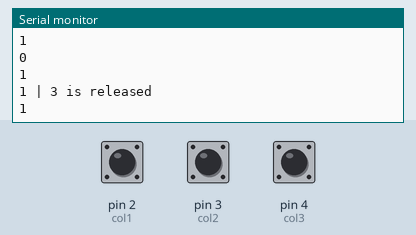
Simulated run of this sketch. Board: SparkFun Pro Micro, built with avr-gcc and run on an emulated ATmega32U4. On the bench: the last lines printed to the serial monitor. Inputs (shaded band) come from the test bench; at power-on: pin 2 (col1) HIGH, pin 3 (col2) HIGH, pin 4 (col3) HIGH.

Above: at 1.2 s.
1.3 s: pin 2 (col1) pulled LOW for 0.15 s
At 1.45 s:
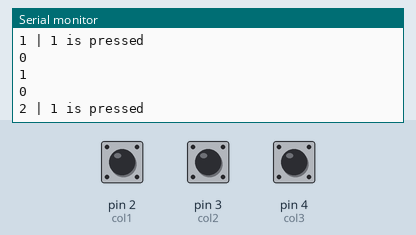
2.9 s: pin 3 (col2) pulled LOW for 0.15 s
At 3.6 s:
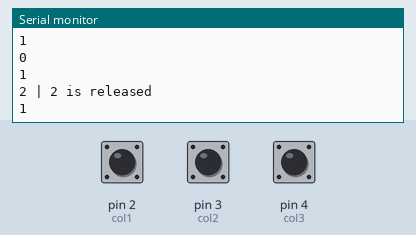
4.5 s: pin 4 (col3) pulled LOW for 0.15 s
At 4.65 s:
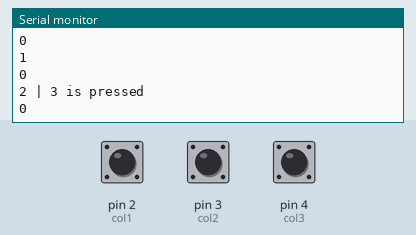
Timing chart, 0 to 7.5 s (numbered marks = the images above; inputs shaded):
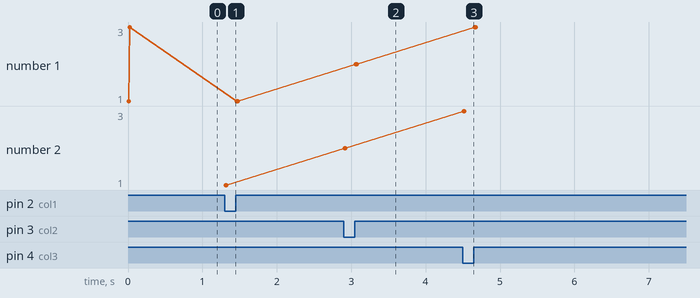

Measured:
- after the input at 1.3 s, the serial monitor: prints a new line at once (image 1)
- after the input at 2.9 s, the serial monitor: prints a new line at once (image 2)
- after the input at 4.5 s, the serial monitor: prints a new line at once (image 3)
- plotted number 1: 2 → 3 after the input at 4.5 s
- plotted number 2: 2 → 3 after the input at 4.5 s

The sketch:

Dot2.ino
```cpp
  #include <MIDIUSB.h>
int lastcol11;
int lastcol12 = 1;
int lastcol13;
int lastcol14;
int lastcol15;
int lastcol16;
int lastcol17;
int lastcol18;

int lastcol21 = 1;
int lastcol22 = 1;
int lastcol23 = 1;
int lastcol24 = 1;
int lastcol25 = 1;
int lastcol26 = 1;
int lastcol27 = 1;
int lastcol28 = 1;

int col1 = 2;
int col2 = 3;
int col3 = 4;
int col4 = 5;
int col5 = 6;
int col6 = 7;
int col7 = 8;
int col8 = 9;
int row1 = 14;
int row2 = 15;
void setup() {
Serial.begin(9600);
pinMode(col1, INPUT_PULLUP);
pinMode(col2, INPUT_PULLUP);
pinMode(col3, INPUT_PULLUP);
pinMode(col4, INPUT_PULLUP);
pinMode(col5, INPUT_PULLUP);
pinMode(col6, INPUT_PULLUP);
pinMode(col7, INPUT_PULLUP);
pinMode(col8, INPUT_PULLUP);
pinMode(row1, OUTPUT);
pinMode(row2, OUTPUT);
Serial.println("----------+----------");
Serial.println("Begin der Matrix");
Serial.println("----------+----------");

}

void loop() {
  for(int dings = 0; dings <2; dings++)
  {
    setrow(dings + 1);
    delay(1);
    readcol(dings + 1);
  }
}

void setrow(int zahl){
  switch(zahl){
    case 1:
      digitalWrite(row1, LOW);
      digitalWrite(row2, HIGH);

      break;

    case 2:
      digitalWrite(row1, HIGH);
      digitalWrite(row2, LOW);
      break;
  }
}

void readcol(int row) {
  switch(row){
    case 1:
      if(lastcol11 != digitalRead(col1)){
        delay(10);
        Serial.println(lastcol11);
        Serial.println(digitalRead(col1));


        //col1

        if(digitalRead(col1) == LOW){
          Serial.print(row);
          Serial.print(" | ");
          Serial.println("1 is pressed");
          lastcol11 = digitalRead(col1);
          Serial.println(lastcol11);
          Serial.println();
          break;
        }
        if(digitalRead(col1) == HIGH){
          Serial.print(row);
          Serial.print(" | ");
          Serial.println("1 is released");
          lastcol11 = digitalRead(col1);
          Serial.println(lastcol11);
          Serial.println();
          break;
        }
      }


      //COL 2

      if(lastcol12 != digitalRead(col2)){
        delay(10);
        Serial.println(lastcol12);
        Serial.println(digitalRead(col2));


        if(digitalRead(col2) == LOW){
          Serial.print(row);
          Serial.print(" | ");
          Serial.println("2 is pressed");
          lastcol12 = digitalRead(col2);
          Serial.println(lastcol12);
          Serial.println();
          break;
        }
        if(digitalRead(col2) == HIGH){
          Serial.print(row);
          Serial.print(" | ");
          Serial.println("2 is released");
          lastcol12 = digitalRead(col2);
          Serial.println(lastcol12);
          Serial.println();
          break;
        }
      }

      //COL 3

      if(lastcol13 != digitalRead(col3)){
        delay(10);
        Serial.println(lastcol13);
        Serial.println(digitalRead(col3));


        if(digitalRead(col3) == LOW){
          Serial.print(row);
          Serial.print(" | ");
          Serial.println("3 is pressed");
          lastcol13 = digitalRead(col3);
          Serial.println(lastcol13);
          Serial.println();
          break;
        }
        if(digitalRead(col3) == HIGH){
          Serial.print(row);
          Serial.print(" | ");
          Serial.println("3 is released");
          lastcol13 = digitalRead(col3);
          Serial.println(lastcol13);
          Serial.println();
          break;
        }
      }
      break;


    //REIHEEEEEEEEEEE 2

    case 2:
      if(lastcol21 != digitalRead(col1)){
        delay(10);
        Serial.println(lastcol21);
        Serial.println(digitalRead(col1));


        //col1

        if(digitalRead(col1) == LOW){
          Serial.print(row);
          Serial.print(" | ");
          Serial.println("1 is pressed");
          lastcol21 = digitalRead(col1);
          Serial.println();
          break;
        }
        if(digitalRead(col1) == HIGH){
          Serial.print(row);
          Serial.print(" | ");
          Serial.println("1 is released");
          lastcol21 = digitalRead(col1);
          Serial.println(lastcol21);
          Serial.println();
          break;
        }
      }


      //COL2

      if(lastcol22 != digitalRead(col2)){
          delay(10);
          Serial.println(lastcol22);
          Serial.println(digitalRead(col2));


          if(digitalRead(col2) == LOW){
            Serial.print(row);
            Serial.print(" | ");
            Serial.println("2 is pressed");
            lastcol22 = digitalRead(col2);
            Serial.println(lastcol22);
            Serial.println();
            break;
          }
          if(digitalRead(col2) == HIGH){
            Serial.print(row);
            Serial.print(" | ");
            Serial.println("2 is released");
            lastcol22 = digitalRead(col2);
            Serial.println(lastcol22);
            Serial.println();
            break;
          }
        }

        //COL 3

      if(lastcol23 != digitalRead(col3)){
        delay(10);
        Serial.println(lastcol23);
        Serial.println(digitalRead(col3));


        if(digitalRead(col3) == LOW){
          Serial.print(row);
          Serial.print(" | ");
          Serial.println("3 is pressed");
          lastcol23 = digitalRead(col3);
          Serial.println(lastcol23);
          Serial.println();
          break;
        }
        if(digitalRead(col3) == HIGH){
          Serial.print(row);
          Serial.print(" | ");
          Serial.println("3 is released");
          lastcol23 = digitalRead(col3);
          Serial.println(lastcol23);
          Serial.println();
          break;
        }
      }
      break;


  }
}


/////////////////////////////////////////////
// Arduino (pro)micro midi functions MIDIUSB Library
void noteOn(byte channel, byte pitch, byte velocity) {
  midiEventPacket_t noteOn = { 0x09, 0x90 | channel, pitch, velocity };
  MidiUSB.sendMIDI(noteOn);
}

void noteOff(byte channel, byte pitch, byte velocity) {
  midiEventPacket_t noteOff = { 0x08, 0x80 | channel, pitch, velocity };
  MidiUSB.sendMIDI(noteOff);
}

void controlChange(byte channel, byte control, byte value) {
  midiEventPacket_t event = { 0x0B, 0xB0 | channel, control, value };
  MidiUSB.sendMIDI(event);
}

void pitchBend(byte channel, int value) {
  byte lowValue = value & 0x7F;
  byte highValue = value >> 7;
  midiEventPacket_t pitchBend = { 0x0E, 0xE0 | channel, lowValue, highValue };
  MidiUSB.sendMIDI(pitchBend);
}


/*
if(lastcol21 != digitalRead(col1)){
        delay(1);

        //col1

        if(digitalRead(col1) == LOW){
        Serial.print(row);
        Serial.print(" | ");
        Serial.println("1 is pressed");
        lastcol21 = digitalRead(col1);
        Serial.println(lastcol21);
        break;
        }
        if(digitalRead(col1) == HIGH){
        Serial.print(row);
        Serial.print(" | ");
        Serial.println("1 is released");
        lastcol21 = digitalRead(col1);
        Serial.println(lastcol21);
        Serial.println();
        break;
        }
      }

      //col2

      if(lastcol22 != digitalRead(col2)){
        delay(1);

        if(digitalRead(col2) == LOW){
          Serial.print(row);
          Serial.print(" | ");
          Serial.println("2 is pressed");
          lastcol22 = digitalRead(col2);
          Serial.println(lastcol22);
          break;
        }
        if(digitalRead(col2) == HIGH){
          Serial.print(row);
          Serial.print(" | ");
          Serial.println("2 is released");
          lastcol22 = digitalRead(col2);
          Serial.println(lastcol22);
          Serial.println();
          break;
        }
      }

        //col3

      if(lastcol23 != digitalRead(col3)){
        delay(1);

        if(digitalRead(col3) == LOW){
          Serial.print(row);
          Serial.print(" | ");
          Serial.println("3 is pressed");
          lastcol23 = digitalRead(col3);
          Serial.println(lastcol23);
          break;
        }
        if(digitalRead(col3) == HIGH){
          Serial.print(row);
          Serial.print(" | ");
          Serial.println("3 is released");
          lastcol23 = digitalRead(col3);
          Serial.println(lastcol23);
          Serial.println();
        break;
        }
      }

        //col4

      if(lastcol24 != digitalRead(col4)){
        delay(25);

        if(digitalRead(col4) == LOW){
          Serial.print(row);
          Serial.print(" | ");
          Serial.println("4 is pressed");
          lastcol24 = digitalRead(col4);
          Serial.println(lastcol24);
          break;
        }
        if(digitalRead(col4) == HIGH){
          Serial.print(row);
          Serial.print(" | ");
          Serial.println("4 is released");
          lastcol24 = digitalRead(col4);
          Serial.println(lastcol24);
          Serial.println();
          break;
        }
      }

      //col5

      if(lastcol25 != digitalRead(col5)){
        delay(1);

        if(digitalRead(col5) == LOW){
        Serial.print(row);
        Serial.print(" | ");
        Serial.println("5 is pressed");
        lastcol25 = digitalRead(col5);
        Serial.println(lastcol25);
        break;
        }
        if(digitalRead(col5) == HIGH){
        Serial.print(row);
        Serial.print(" | ");
        Serial.println("5 is released");
        lastcol25 = digitalRead(col5);
        Serial.println(lastcol25);
        Serial.println();
        break;
        }
      }

      //col6

      if(lastcol26 != digitalRead(col6)){
        delay(1);

        if(digitalRead(col6) == LOW){
        Serial.print(row);
        Serial.print(" | ");
        Serial.println("6 is pressed");
        lastcol26 = digitalRead(col6);
        Serial.println(lastcol26);
        break;
        }
        if(digitalRead(col6) == HIGH){
        Serial.print(row);
        Serial.print(" | ");
        Serial.println("6 is released");
        lastcol26 = digitalRead(col6);
        Serial.println(lastcol26);
        Serial.println();
        break;
        }
      }

      //col7

      if(lastcol27 != digitalRead(col7)){
        delay(1);

        if(digitalRead(col7) == LOW){
        Serial.print(row);
        Serial.print(" | ");
        Serial.println("7 is pressed");
        lastcol27 = digitalRead(col7);
        Serial.println(lastcol27);
        break;
        }
        if(digitalRead(col7) == HIGH){
        Serial.print(row);
        Serial.print(" | ");
        Serial.println("7 is released");
        lastcol27 = digitalRead(col7);
        Serial.println(lastcol27);
        Serial.println();
        break;
        }
      }

      //col8

      if(lastcol28 != digitalRead(col8)){
        delay(1);

        if(digitalRead(col8) == LOW){
        Serial.print(row);
        Serial.print(" | ");
        Serial.println("8 is pressed");
        lastcol28 = digitalRead(col8);
        Serial.println(lastcol28);
        break;
        }
        if(digitalRead(col8) == HIGH){
        Serial.print(row);
        Serial.print(" | ");
        Serial.println("8 is released");
        lastcol28 = digitalRead(col8);
        Serial.println(lastcol28);
        Serial.println();
        break;
        }
      }
*/
```
